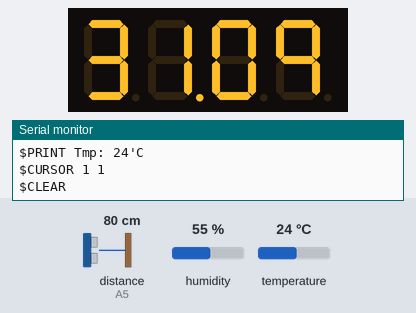
The sketch below on a simulated Arduino Uno, built with avr-gcc and run on an emulated ATmega328P. Parts: 4-digit seven-segment display, the last lines printed to the serial monitor. Wiring (inferred from the names in the program): ultrasonic range finder: trigger A4; echo A5; 4-digit 7-segment display, segments lit when HIGH: segments pin 5, pin 6, pin 7, pin 8, pin 9, pin 10, pin 11, pin 12; digit selects A0, A1, A2, A3. The test bench sets the inputs (shaded band); at power-on: distance to the obstacle (sensor on A5) 80 cm, humidity 55 %, temperature 24 °C. The echo pulse lasts 58.3 µs per cm; the segment pins are drawn as the display they are named for.

Above: at 1.2 s.
1.3 s: distance to the obstacle (sensor on A5) set to 299 cm
At 2.4 s:
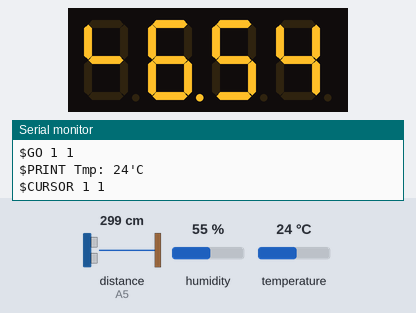
3.0 s: distance to the obstacle (sensor on A5) set to 60 cm
At 4.4 s:
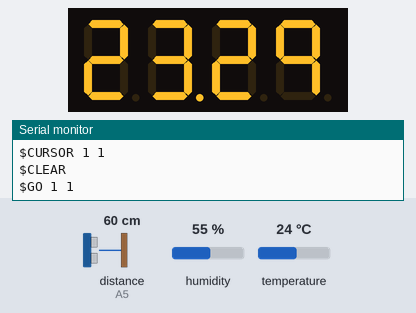
4.5 s: humidity set to 68 %
At 10.48 s:
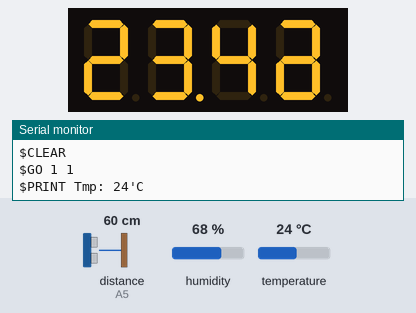
10.5 s: distance to the obstacle (sensor on A5) set to 250 cm
At 10.84 s:
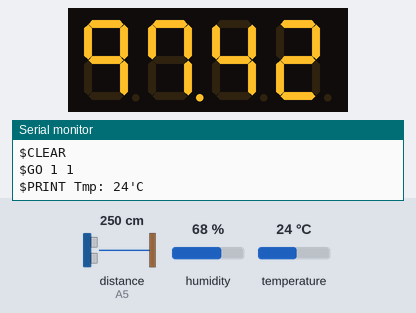
12.1 s: temperature set to 3 °C
18.1 s: temperature set to 12 °C
At 19.16 s:
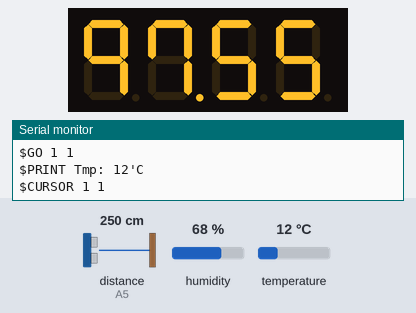

The sketch:

Ultrasonic_Humidity_Sensor_Segment_Serial_LCD.ino
```cpp
#include <DHT.h>
#define DHTPIN 2 // 디지털 1번핀 사용
#define DHTTYPE DHT11 // DHT 11 모델 사용
DHT dht(DHTPIN, DHTTYPE);

#define trigPin A4
#define echoPin A5


char str[40];

byte digitPin[4]={A0,A1,A2,A3}; // digit
byte segPin[8]={5,6,7,8,9,10,11,12}; // a~g,dp
const int delayTime = 10;

byte data[] = {0xFC,0x60,0xDA,0xF2,0x66,0xB6,0xBE,0xE4,0xFE,0xE6};

int num = 0;
int n1000 = 0;
int n100 = 0;
int n10 = 0;
int n1 = 0;
int cnt = 0;

void setup() {
  // put your setup code here, to run once:
  Serial.begin(9600);
  dht.begin();

  pinMode(trigPin, OUTPUT);
  pinMode(echoPin, INPUT);

  for(int i=0;i<8;i++){
    pinMode(segPin[i], OUTPUT);
  }
  for(int j=0; j<4; j++){
    pinMode(digitPin[j], OUTPUT);
    digitalWrite(digitPin[j], HIGH);
  }
}

void loop() {
  // put your main code here, to run repeatedly:
  float h = dht.readHumidity();//습도 읽기
  float t = dht.readTemperature();// 온도 읽기
  int tmp = (int)t;

  sprintf(str, "$PRINT Tmp: %d'C\r\n", tmp);
  Serial.print("$CLEAR\r\n");
  Serial.print("$GO 1 1\r\n");
  Serial.print(str);
  Serial.print("$CURSOR 1 1\r \n");

  digitalWrite(trigPin, LOW);
  digitalWrite(echoPin, LOW);
  delayMicroseconds(2);
  digitalWrite(trigPin, HIGH);
  delayMicroseconds(5);
  digitalWrite(trigPin, LOW);
  unsigned long duration = pulseIn(echoPin, HIGH);
  float distance = ((float)(340 * duration) / 10000) / 2;
  num = 100*distance;    //(int)(duration * 100);
  num /= 2.54;
  n1000 = num/1000;
  n100 = num%1000/100;
  n10 = num%100/10;
  n1 = num%10;

  show(4, n1);
  delay(delayTime);
  show(3, n10);
  delay(delayTime);
  show(2, n100);
  delay(delayTime);
  show(1, n1000);
  delay(delayTime);
}

void show(int position, int number) { // 숫자 출력 사용자 정의 함수
  // 4자리 중 원하는 자리 선택
  for(int i = 0; i < 4; i++) {
    if(i + 1 == position) {
      digitalWrite(digitPin[i], LOW);
    } else {
      digitalWrite(digitPin[i], HIGH);
    }
  }

  // 8개 세그먼트 제어, 원하는 숫자 출력
  for(int i = 0; i < 8; i++) {
    byte segment = (data[number] & (0x01 << i)) >> i;
    if(segment == 1) {
      digitalWrite(segPin[7-i], HIGH);
      if(position == 2)
        digitalWrite(segPin[7], HIGH);
    } else {
      digitalWrite(segPin[7-i], LOW);
    }
  }
}
```

Measured:
- after the input at 1.3 s, the display: first changes after 0.11 s (image 1 shows a later state)
- after the input at 3.0 s, the display: first changes after 0.09 s (image 2 shows a later state)
- after the input at 4.5 s, the display: first differs from a run without the input after 1.9 s (image 3)
- after the input at 10.5 s, the display: first differs from a run without the input after 0.10 s (image 4 shows a later state)
- after the input at 18.1 s, the display: first changes after 0.48 s (image 5 shows a later state)
